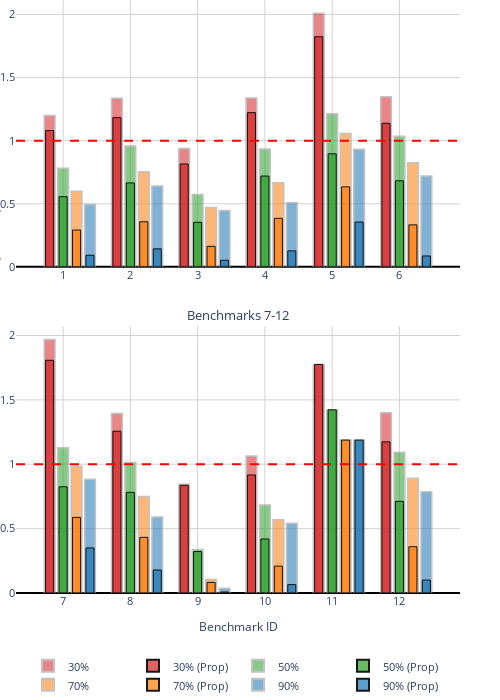

Here is the notebook cell this chart was saved with:
### Code cell
plot_parametric_split(full_df)

### Figure 1 — Plotly figure (JSON) as saved in the notebook; plotly's stock layout.template omitted (floating-point values rounded to 4 significant figures)
{"data": [{"customdata": [[1.0, 30.0, 1.199], [2.0, 30.0, 1.336], [3.0, 30.0, 0.9382], [4.0, 30.0, 1.339], [5.0, 30.0, 2.009], [6.0, 30.0, 1.348]], "hovertemplate": "Benchmark: %{customdata[0]}<br>Sparsity: %{customdata[1]}%<br>No Propagation: %{customdata[2]:.3f} (norm)<br><extra></extra>", "marker": {"color": "rgba(214, 39, 40, 0.8)", "line": {"color": "darkgray", "width": 1.5}}, "name": "30%", "opacity": 0.7, "showlegend": true, "type": "bar", "width": 0.8, "x": [0, 5, 10, 15, 20, 25], "xaxis": "x", "y": [1.199, 1.336, 0.9382, 1.339, 2.009, 1.348], "yaxis": "y"}, {"customdata": [[1.0, 30.0], [2.0, 30.0], [3.0, 30.0], [4.0, 30.0], [5.0, 30.0], [6.0, 30.0]], "hovertemplate": "Benchmark: %{customdata[0]}<br>Sparsity: %{customdata[1]}%<br>With Propagation: %{y:.3f} (normalized)<br><extra></extra>", "marker": {"color": "rgba(214, 39, 40, 0.8)", "line": {"color": "black", "width": 1}}, "name": "30% (Prop)", "opacity": 0.9, "showlegend": true, "type": "bar", "width": 0.6, "x": [0, 5, 10, 15, 20, 25], "xaxis": "x", "y": [1.08, 1.183, 0.8155, 1.222, 1.824, 1.138], "yaxis": "y"}, {"customdata": [[1.0, 50.0, 0.7809], [2.0, 50.0, 0.9587], [3.0, 50.0, 0.5744], [4.0, 50.0, 0.9349], [5.0, 50.0, 1.212], [6.0, 50.0, 1.034]], "hovertemplate": "Benchmark: %{customdata[0]}<br>Sparsity: %{customdata[1]}%<br>No Propagation: %{customdata[2]:.3f} (norm)<br><extra></extra>", "marker": {"color": "rgba(44, 160, 44, 0.8)", "line": {"color": "darkgray", "width": 1.5}}, "name": "50%", "opacity": 0.7, "showlegend": true, "type": "bar", "width": 0.8, "x": [1, 6, 11, 16, 21, 26], "xaxis": "x", "y": [0.7809, 0.9587, 0.5744, 0.9349, 1.212, 1.034], "yaxis": "y"}, {"customdata": [[1.0, 50.0], [2.0, 50.0], [3.0, 50.0], [4.0, 50.0], [5.0, 50.0], [6.0, 50.0]], "hovertemplate": "Benchmark: %{customdata[0]}<br>Sparsity: %{customdata[1]}%<br>With Propagation: %{y:.3f} (normalized)<br><extra></extra>", "marker": {"color": "rgba(44, 160, 44, 0.8)", "line": {"color": "black", "width": 1}}, "name": "50% (Prop)", "opacity": 0.9, "showlegend": true, "type": "bar", "width": 0.6, "x": [1, 6, 11, 16, 21, 26], "xaxis": "x", "y": [0.5564, 0.665, 0.3532, 0.7195, 0.8959, 0.6822], "yaxis": "y"}, {"customdata": [[1.0, 70.0, 0.599], [2.0, 70.0, 0.7529], [3.0, 70.0, 0.4697], [4.0, 70.0, 0.6674], [5.0, 70.0, 1.057], [6.0, 70.0, 0.8257]], "hovertemplate": "Benchmark: %{customdata[0]}<br>Sparsity: %{customdata[1]}%<br>No Propagation: %{customdata[2]:.3f} (norm)<br><extra></extra>", "marker": {"color": "rgba(255, 127, 14, 0.8)", "line": {"color": "darkgray", "width": 1.5}}, "name": "70%", "opacity": 0.7, "showlegend": true, "type": "bar", "width": 0.8, "x": [2, 7, 12, 17, 22, 27], "xaxis": "x", "y": [0.599, 0.7529, 0.4697, 0.6674, 1.057, 0.8257], "yaxis": "y"}, {"customdata": [[1.0, 70.0], [2.0, 70.0], [3.0, 70.0], [4.0, 70.0], [5.0, 70.0], [6.0, 70.0]], "hovertemplate": "Benchmark: %{customdata[0]}<br>Sparsity: %{customdata[1]}%<br>With Propagation: %{y:.3f} (normalized)<br><extra></extra>", "marker": {"color": "rgba(255, 127, 14, 0.8)", "line": {"color": "black", "width": 1}}, "name": "70% (Prop)", "opacity": 0.9, "showlegend": true, "type": "bar", "width": 0.6, "x": [2, 7, 12, 17, 22, 27], "xaxis": "x", "y": [0.2918, 0.3572, 0.1623, 0.3844, 0.6338, 0.3329], "yaxis": "y"}, {"customdata": [[1.0, 90.0, 0.4944], [2.0, 90.0, 0.6402], [3.0, 90.0, 0.4466], [4.0, 90.0, 0.5079], [5.0, 90.0, 0.9329], [6.0, 90.0, 0.7201]], "hovertemplate": "Benchmark: %{customdata[0]}<br>Sparsity: %{customdata[1]}%<br>No Propagation: %{customdata[2]:.3f} (norm)<br><extra></extra>", "marker": {"color": "rgba(31, 119, 180, 0.8)", "line": {"color": "darkgray", "width": 1.5}}, "name": "90%", "opacity": 0.7, "showlegend": true, "type": "bar", "width": 0.8, "x": [3, 8, 13, 18, 23, 28], "xaxis": "x", "y": [0.4944, 0.6402, 0.4466, 0.5079, 0.9329, 0.7201], "yaxis": "y"}, {"customdata": [[1.0, 90.0], [2.0, 90.0], [3.0, 90.0], [4.0, 90.0], [5.0, 90.0], [6.0, 90.0]], "hovertemplate": "Benchmark: %{customdata[0]}<br>Sparsity: %{customdata[1]}%<br>With Propagation: %{y:.3f} (normalized)<br><extra></extra>", "marker": {"color": "rgba(31, 119, 180, 0.8)", "line": {"color": "black", "width": 1}}, "name": "90% (Prop)", "opacity": 0.9, "showlegend": true, "type": "bar", "width": 0.6, "x": [3, 8, 13, 18, 23, 28], "xaxis": "x", "y": [0.092, 0.1426, 0.05204, 0.1265, 0.355, 0.08631], "yaxis": "y"}, {"customdata": [[7.0, 30.0, 1.969], [8.0, 30.0, 1.394], [9.0, 30.0, 0.8455], [10.0, 30.0, 1.064], [11.0, 30.0, 1.775], [12.0, 30.0, 1.401]], "hovertemplate": "Benchmark: %{customdata[0]}<br>Sparsity: %{customdata[1]}%<br>No Propagation: %{customdata[2]:.3f} (norm)<br><extra></extra>", "marker": {"color": "rgba(214, 39, 40, 0.8)", "line": {"color": "darkgray", "width": 1.5}}, "name": "", "opacity": 0.7, "showlegend": false, "type": "bar", "width": 0.8, "x": [0, 5, 10, 15, 20, 25], "xaxis": "x2", "y": [1.969, 1.394, 0.8455, 1.064, 1.775, 1.401], "yaxis": "y2"}, {"customdata": [[7.0, 30.0], [8.0, 30.0], [9.0, 30.0], [10.0, 30.0], [11.0, 30.0], [12.0, 30.0]], "hovertemplate": "Benchmark: %{customdata[0]}<br>Sparsity: %{customdata[1]}%<br>With Propagation: %{y:.3f} (normalized)<br><extra></extra>", "marker": {"color": "rgba(214, 39, 40, 0.8)", "line": {"color": "black", "width": 1}}, "name": "", "opacity": 0.9, "showlegend": false, "type": "bar", "width": 0.6, "x": [0, 5, 10, 15, 20, 25], "xaxis": "x2", "y": [1.808, 1.257, 0.837, 0.9168, 1.775, 1.174], "yaxis": "y2"}, {"customdata": [[7.0, 50.0, 1.127], [8.0, 50.0, 1.013], [9.0, 50.0, 0.3372], [10.0, 50.0, 0.6832], [11.0, 50.0, 1.423], [12.0, 50.0, 1.093]], "hovertemplate": "Benchmark: %{customdata[0]}<br>Sparsity: %{customdata[1]}%<br>No Propagation: %{customdata[2]:.3f} (norm)<br><extra></extra>", "marker": {"color": "rgba(44, 160, 44, 0.8)", "line": {"color": "darkgray", "width": 1.5}}, "name": "", "opacity": 0.7, "showlegend": false, "type": "bar", "width": 0.8, "x": [1, 6, 11, 16, 21, 26], "xaxis": "x2", "y": [1.127, 1.013, 0.3372, 0.6832, 1.423, 1.093], "yaxis": "y2"}, {"customdata": [[7.0, 50.0], [8.0, 50.0], [9.0, 50.0], [10.0, 50.0], [11.0, 50.0], [12.0, 50.0]], "hovertemplate": "Benchmark: %{customdata[0]}<br>Sparsity: %{customdata[1]}%<br>With Propagation: %{y:.3f} (normalized)<br><extra></extra>", "marker": {"color": "rgba(44, 160, 44, 0.8)", "line": {"color": "black", "width": 1}}, "name": "", "opacity": 0.9, "showlegend": false, "type": "bar", "width": 0.6, "x": [1, 6, 11, 16, 21, 26], "xaxis": "x2", "y": [0.825, 0.7815, 0.3219, 0.4193, 1.423, 0.712], "yaxis": "y2"}, {"customdata": [[7.0, 70.0, 0.9842], [8.0, 70.0, 0.7505], [9.0, 70.0, 0.1045], [10.0, 70.0, 0.5691], [11.0, 70.0, 1.188], [12.0, 70.0, 0.8922]], "hovertemplate": "Benchmark: %{customdata[0]}<br>Sparsity: %{customdata[1]}%<br>No Propagation: %{customdata[2]:.3f} (norm)<br><extra></extra>", "marker": {"color": "rgba(255, 127, 14, 0.8)", "line": {"color": "darkgray", "width": 1.5}}, "name": "", "opacity": 0.7, "showlegend": false, "type": "bar", "width": 0.8, "x": [2, 7, 12, 17, 22, 27], "xaxis": "x2", "y": [0.9842, 0.7505, 0.1045, 0.5691, 1.188, 0.8922], "yaxis": "y2"}, {"customdata": [[7.0, 70.0], [8.0, 70.0], [9.0, 70.0], [10.0, 70.0], [11.0, 70.0], [12.0, 70.0]], "hovertemplate": "Benchmark: %{customdata[0]}<br>Sparsity: %{customdata[1]}%<br>With Propagation: %{y:.3f} (normalized)<br><extra></extra>", "marker": {"color": "rgba(255, 127, 14, 0.8)", "line": {"color": "black", "width": 1}}, "name": "", "opacity": 0.9, "showlegend": false, "type": "bar", "width": 0.6, "x": [2, 7, 12, 17, 22, 27], "xaxis": "x2", "y": [0.5875, 0.4321, 0.08247, 0.2088, 1.188, 0.3594], "yaxis": "y2"}, {"customdata": [[7.0, 90.0, 0.8828], [8.0, 90.0, 0.5912], [9.0, 90.0, 0.03673], [10.0, 90.0, 0.5422], [11.0, 90.0, 1.188], [12.0, 90.0, 0.7866]], "hovertemplate": "Benchmark: %{customdata[0]}<br>Sparsity: %{customdata[1]}%<br>No Propagation: %{customdata[2]:.3f} (norm)<br><extra></extra>", "marker": {"color": "rgba(31, 119, 180, 0.8)", "line": {"color": "darkgray", "width": 1.5}}, "name": "", "opacity": 0.7, "showlegend": false, "type": "bar", "width": 0.8, "x": [3, 8, 13, 18, 23, 28], "xaxis": "x2", "y": [0.8828, 0.5912, 0.03673, 0.5422, 1.188, 0.7866], "yaxis": "y2"}, {"customdata": [[7.0, 90.0], [8.0, 90.0], [9.0, 90.0], [10.0, 90.0], [11.0, 90.0], [12.0, 90.0]], "hovertemplate": "Benchmark: %{customdata[0]}<br>Sparsity: %{customdata[1]}%<br>With Propagation: %{y:.3f} (normalized)<br><extra></extra>", "marker": {"color": "rgba(31, 119, 180, 0.8)", "line": {"color": "black", "width": 1}}, "name": "", "opacity": 0.9, "showlegend": false, "type": "bar", "width": 0.6, "x": [3, 8, 13, 18, 23, 28], "xaxis": "x2", "y": [0.35, 0.1786, 0.007856, 0.06517, 1.188, 0.1004], "yaxis": "y2"}], "layout": {"annotations": [{"font": {"size": 13}, "showarrow": false, "text": "Benchmarks 1-6", "x": 0.5, "xanchor": "center", "xref": "paper", "y": 1, "yanchor": "bottom", "yref": "paper"}, {"font": {"size": 13}, "showarrow": false, "text": "Benchmarks 7-12", "x": 0.5, "xanchor": "center", "xref": "paper", "y": 0.45, "yanchor": "bottom", "yref": "paper"}, {"showarrow": false, "text": "Normalized Tensor Size (vs Dense)", "textangle": -90, "x": -0.07, "xref": "paper", "y": 0.5, "yref": "paper"}], "barmode": "overlay", "font": {"size": 11}, "height": 700, "hovermode": "closest", "legend": {"entrywidth": 60, "font": {"size": 11}, "itemsizing": "constant", "orientation": "h", "valign": "top", "x": 0.5, "xanchor": "center", "y": -0.1, "yanchor": "top"}, "margin": {"b": 0, "l": 0, "r": 40, "t": 0}, "paper_bgcolor": "white", "plot_bgcolor": "white", "shapes": [{"line": {"color": "red", "dash": "dash"}, "type": "line", "x0": 0, "x1": 1, "xref": "x domain", "y0": 1, "y1": 1, "yref": "y"}, {"line": {"color": "red", "dash": "dash"}, "type": "line", "x0": 0, "x1": 1, "xref": "x2 domain", "y0": 1, "y1": 1, "yref": "y2"}], "showlegend": true, "width": 500, "xaxis": {"anchor": "y", "domain": [0, 1], "gridcolor": "lightgray", "gridwidth": 1, "showgrid": true, "tickfont": {"size": 11}, "ticktext": ["1", "2", "3", "4", "5", "6"], "tickvals": [1, 6, 11, 16, 21, 26], "title": {"font": {"size": 12}, "text": ""}}, "xaxis2": {"anchor": "y2", "domain": [0, 1], "gridcolor": "lightgray", "gridwidth": 1, "showgrid": true, "tickfont": {"size": 11}, "ticktext": ["7", "8", "9", "10", "11", "12"], "tickvals": [1, 6, 11, 16, 21, 26], "title": {"font": {"size": 12}, "text": "Benchmark ID"}}, "yaxis": {"anchor": "x", "domain": [0.55, 1], "gridcolor": "lightgray", "gridwidth": 1, "showgrid": true, "zeroline": true, "zerolinecolor": "black", "zerolinewidth": 2}, "yaxis2": {"anchor": "x2", "domain": [0, 0.45], "gridcolor": "lightgray", "gridwidth": 1, "showgrid": true, "zeroline": true, "zerolinecolor": "black", "zerolinewidth": 2}}}
